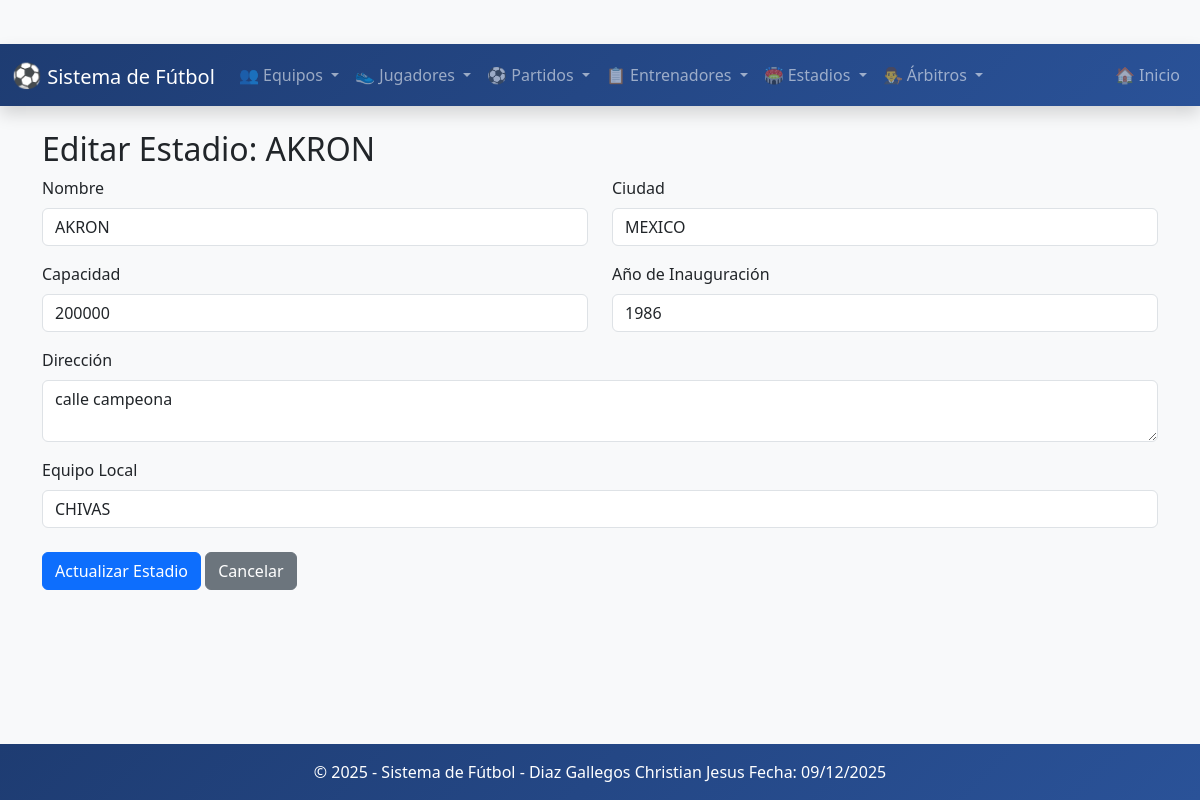
The app's page /estadios/actualizar/1/ with its own data.
### app_Futbol/models.py (models this page shows, shortened)
class Estadio(models.Model):
    nombre = models.CharField(max_length=100)
    ciudad = models.CharField(max_length=100)
    capacidad = models.PositiveIntegerField()
    año_inauguracion = models.PositiveIntegerField()
    direccion = models.TextField(blank=True, null=True)
    foto = models.ImageField(upload_to='estadios/', blank=True, null=True)  # ¡SIMPLIFICADO!
    equipo_local = models.OneToOneField(
        Equipo,
        on_delete=models.SET_NULL,
        related_name="sede_oficial",
        blank=True,
        null=True
    )

class Equipo(models.Model):
    nombre = models.CharField(max_length=100)
    ciudad = models.CharField(max_length=100)
    pais = models.CharField(max_length=100)
    fundacion = models.DateField()
    colores = models.CharField(max_length=100)
    presidente = models.CharField(max_length=100, blank=True, null=True)
    imagen = models.ImageField(upload_to='equipos/', blank=True, null=True)  # ¡SIMPLIFICADO!

### app_Futbol/views.py (the view)
# urls.py: path('estadios/actualizar/<int:id>/', views.actualizar_estadio, name='actualizar_estadio'),
def actualizar_estadio(request, id):
    estadio = get_object_or_404(Estadio, id=id)
    equipos = Equipo.objects.all()
    return render(request, 'estadio/actualizar_estadio.html', {'estadio': estadio, 'equipos': equipos})

### app_Futbol/templates/estadio/actualizar_estadio.html (shortened to what this page needs)
{% extends 'base.html' %}
{% block content %}
<h2>Editar Estadio: {{ estadio.nombre }}</h2>
<form method="POST" action="{% url 'realizar_actualizacion_estadio' estadio.id %}">
    <div class="row mb-3">
        <div class="col-md-6">
            <label class="form-label">Nombre</label>
            <input type="text" name="nombre" class="form-control" value="{{ estadio.nombre }}" required>
        </div>
        <div class="col-md-6">
            <label class="form-label">Ciudad</label>
            <input type="text" name="ciudad" class="form-control" value="{{ estadio.ciudad }}" required>
        </div>
    </div>
    <div class="row mb-3">
        <div class="col-md-6">
            <label class="form-label">Capacidad</label>
            <input type="number" name="capacidad" class="form-control" value="{{ estadio.capacidad }}" min="1" required>
        </div>
        <div class="col-md-6">
            <label class="form-label">Año de Inauguración</label>
            <input type="number" name="año_inauguracion" class="form-control" value="{{ estadio.año_inauguracion }}" min="1800" max="{% now 'Y' %}" required>
        </div>
    </div>
    <div class="mb-3">
        <label class="form-label">Dirección</label>
        <textarea name="direccion" class="form-control" rows="2">{{ estadio.direccion|default_if_none:'' }}</textarea>
    </div>
    <div class="mb-3">
        <label class="form-label">Equipo Local</label>
        <select name="equipo_local" class="form-control">
            {% for equipo in equipos %}
            <option value="{{ equipo.id }}" {% if estadio.equipo_local.id == equipo.id %}selected{% endif %}>
                {{ equipo.nombre }}
            </option>
            {% endfor %}
        </select>
    </div>
    <div class="mt-4">
        <button type="submit" class="btn btn-primary">Actualizar Estadio</button>
        <a href="{% url 'ver_estadios' %}" class="btn btn-secondary">Cancelar</a>
    </div>
</form>
{% endblock %}

### app_Futbol/templates/base.html (style rules this page uses)
body { background-color: #f8f9fa; padding-top: 20px; margin-bottom: 100px; }

### records on screen
Estadio: nombre "AKRON", ciudad "MEXICO", capacidad "200000", año_inauguracion "1986", direccion "calle campeona", equipo_local "CHIVAS"
